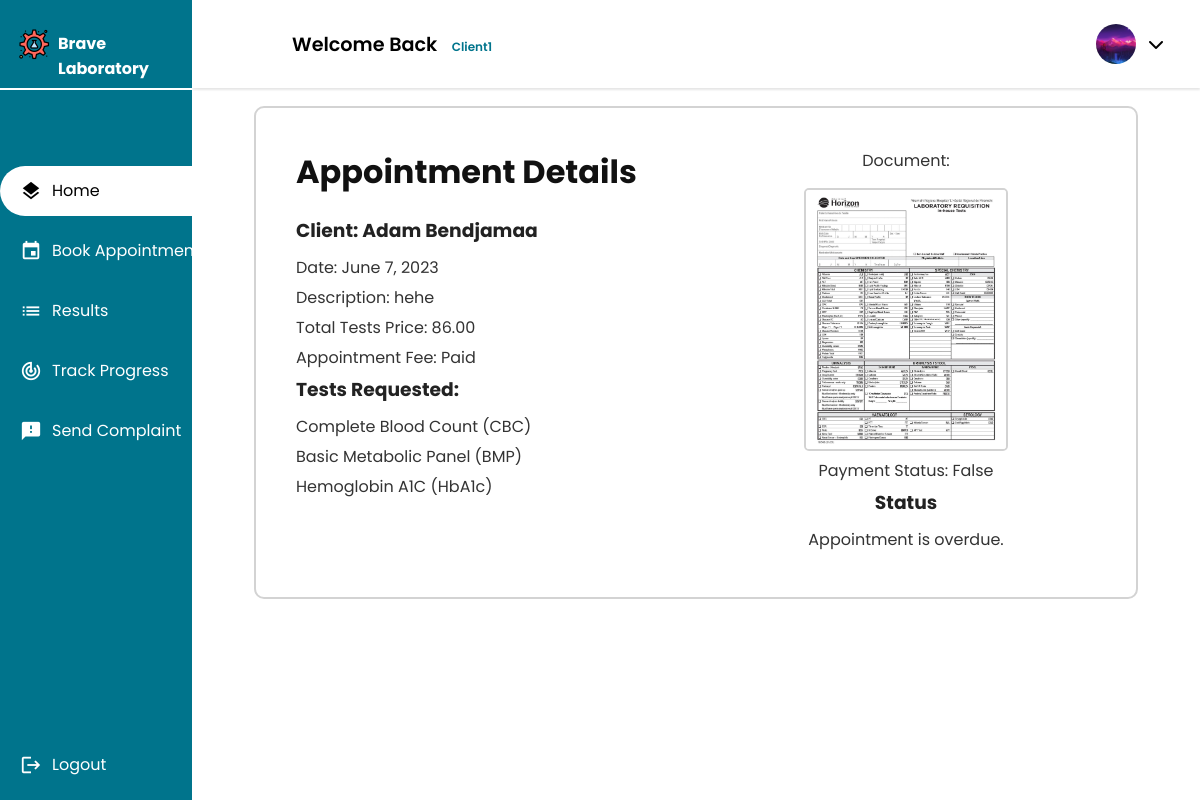
/client/home/appointment/detail/81 (signed in), run on the app's committed database.
### client/models.py (models this page shows, shortened)
class Client(models.Model):
    GENDERS =[
        ('M','Male'),
        ('F','Female')
    ]
    user = models.OneToOneField(User, primary_key = True, on_delete=models.CASCADE)
    phone_number = models.CharField(max_length=10,validators=[phone_regex])
    gender = models.CharField(max_length = 1 ,choices = GENDERS)
    address = models.CharField(max_length=50)
    policy = models.BooleanField(default = False)
    profile_pic = models.ImageField(default="default.png", upload_to="profile_pics")
    date_of_birth = models.DateField(default='2003-03-08')
    tests_made = models.PositiveIntegerField(default=0)
    class Meta():
        db_table = 'auth_client'

### main_home/models.py (models this page shows, shortened)
class Appointment(models.Model):
    UPCOMING = 'Upcoming'
    TOMORROW = 'Tommorow'
    TODAY = 'Today'
    OVERDUE = 'Overdue'
    STATUS_CHOICES = [
        (UPCOMING, 'Upcoming'),
        (TOMORROW, 'Tommorow'),
        (TODAY, 'Today'),
        (OVERDUE, 'Overdue'),
    ]
    client = models.ForeignKey(Client, on_delete=models.CASCADE)
    tests_requested = models.ManyToManyField(TestOffered)
    date = models.DateField(validators=[validate_date_not_past])
    description = models.CharField(max_length=1000,blank=True)
    document = models.ImageField(null=True,blank=True,upload_to='medical_documents')
    total_price = models.DecimalField(max_digits=10, decimal_places=2)
    payment_status = models.BooleanField(default=False)
    arrived = models.BooleanField(default=False)
    cancelled = models.BooleanField(default=False)
    performed = models.BooleanField(default=False)
    class Meta:
        db_table = 'appointment'
    @property
    def status(self):
        today = timezone.now().date()
        if self.date > today:
            return self.UPCOMING
        elif self.date == today:
            return self.TODAY
        elif self.date == today + timezone.timedelta(days=1):
            return self.TOMORROW
        else:
            return self.OVERDUE

class TestOffered(models.Model):
    name = models.CharField(max_length=50,unique=True)
    price = models.DecimalField(max_digits=10, decimal_places=2)
    class Meta:
        db_table = 'test_offered'
        verbose_name_plural = 'Offered Tests'

### client/views.py (the view)
# urls.py: path("home/appointment/detail/<int:appointment_id>",views.appointment_detail,name="client_appointment_detail"),
@login_required
@permission_required('client.view_client', raise_exception=True)
def appointment_detail(request, appointment_id):
    appointment = get_object_or_404(Appointment, id=appointment_id)
    time_difference = appointment.date - timezone.now().date()
    context = {
        'appointment': appointment,
        'time_difference': time_difference.days,
    }
    return render(request,'client/appointment/appointment_detail.html',context)

### client/templates/client/appointment/appointment_detail.html (shortened to what this page needs)
{% extends 'client/client.html' %}
{% load static %}
{% block main %}
  <div class="Container">
    <div class="left-section">
        <h1>Appointment Details</h1>
        <h3>Client: {{ appointment.client.user.first_name }} {{ appointment.client.user.last_name }}</h3>
        <p>Date: {{ appointment.date }}</p>
        <p>Description: {{ appointment.description }}</p>
        <p>Total Tests Price: {{ appointment.total_price }}</p>
        <p>
          Appointment Fee:{% if appointment.payment.payed_appointment_fee %}
            Paid
          {% else %}
            Unpaid
          {% endif %}
        </p>
        <h3>Tests Requested:</h3>
        <ul class="tests">
          {% for test in appointment.tests_requested.all %}
            <li>{{test.name}}</li>
            {% empty %}
            <li>No tests requested.</li>
          {% endfor %}
        </ul>
      </div>
      <div class="right-section">
        {% if appointment.document %}
          <p>Document:</p>
          <a href="{{ appointment.document.url }}" target="_blank"><img src="{{ appointment.document.url }}" width="200" /></a>
        {% else %}
          <p>No document provided.</p>
        {% endif %}
        <p>Payment Status: {{ appointment.payment_status }}</p>
        <h3>Status</h3>
        {% if appointment.cancelled %}
          <p>Appointment has been cancelled.</p>
        {% elif appointment.status == appointment.OVERDUE %}
          <p>Appointment is overdue.</p>
        {% else %}
          <p>Appointment is pending.</p>
        {% endif %}
      </div>
  </div>
{% endblock %}

### main_home/templates/main_home/actors_base.html (shortened to what this page needs)
{% extends 'main_home/base.html' %}
{% load static %}
{% block css %}
        <link rel="stylesheet" href="https://cdnjs.cloudflare.com/ajax/libs/font-awesome/6.4.0/css/all.min.css">
        <link rel="stylesheet" href="{% static 'css/actors.css' %}" />
{% endblock css %}
{% block content %}
    <div class="container">
        <header>
            <div class="wlc">
                <h1>Welcome Back&nbsp;<span class="smaller-text">{{user.username}}</span></h1>
            </div>
            <div class="Left">
                <ul class="DROPS">
                    {% if user.groups.first.name == 'client' %}
                    <li class="profile-header"><a class="profile-pic-container" onclick="showElement()"><img class="profile-pic" alt="profile_pic" src="{{ user.client.profile_pic.url }}"></img><i class="fa-solid fa-chevron-down"></i></a>
                    {% endif %}
                        </li>
                    </ul>
                </div>
        </header>
        <div class="Main">
            {% block main %}{% endblock main %}
        </div>
    </div>
    <div class="nav-header">
        <a class="logo" href="{% url user.groups.first.name %}">
            <img alt='logo' src="{% static 'img/logo.png' %}">
            <span><strong>Brave Laboratory</strong></span>
        </a>
    </div>
    <nav>
        <ul>
            {% block sidebar %}{% endblock sidebar %}
            <li class="end">
                <a href='{% url 'logout' %}'>
                    <span class="material-icons emoji">logout</span>
                    <span class="nav-item">Logout</span>
                </a>
            </li>
        </ul>
    </nav>
{% endblock content %}

### static/css/actors.css (style rules this page uses)
* { font-family: 'Poppins', sans-serif; margin: 0; padding: 0; }
body { background-color: #fff; }
ul { list-style-type: none; }
.container { text-align: center; float: right; width: 100%; height: 90vh; }
header { position: fixed; top: 0; left: 0; right: 0; z-index: 1; width: 84vw; height: 11vh; background-color: rgb(255, 255, 255); display: flex; align-items: center; justify-content: space-between; margin-left: auto; box-shadow: 0px 2px 2px rgba(0, 0, 0, 0.1); }
.Main { display: flex; justify-content: center; margin-top: 11vh; margin-left: 16vw; padding-top: 1.5%; padding-bottom: 1.5%; }
.Container { font-size: 16px; width:100%; height: 100%; margin: 0 20px; border-radius: 20px; background-color: white; padding-left: 20px; padding-right: 20px; }
.wlc { margin-left: 100px; }
.wlc h1 { font-size: 1.2rem; }
.Left { float: right; display: flex; align-items: center; flex-direction: row; justify-content: space-between; gap: 40px; margin-right: 15px; }
.DROPS { display: flex; align-items: center; justify-content: center; flex-direction: row; gap: 50px; }
.DROPS a { width: auto; height: auto; padding: 50px; text-decoration: none; color: black; padding: 1px; }
.DROPS li { padding: 20px; list-style: none; }
.DROPS .profile-header { width: auto; border-radius: 30px; height: 20px; display: flex; justify-content: center; align-items: center; cursor: pointer; }
.nav-header { position: fixed; left: 0; z-index: 1; top: 0; bottom: 89vh; background-color: #00748c ; width: 16vw; height: 11vh; overflow: hidden; box-shadow: 0px 4px 4px rgb(255, 255, 255); }
.nav-header a { position: relative; color: white; padding-left: 18px; width: 15vw; }
nav { position: fixed; left: 0; z-index: 1; top: 11.2vh; bottom: 0; background-color: #00748c; width: 16vw; overflow: hidden; }
.logo { display: flex; transition: all 0.5s ease; margin-top: 3.5vh; padding-right: 0 !important; width: 100%; gap: 8px; }
.logo span { font-size: 1rem; padding-top: 3px; }
.logo img { height: 32px; }
nav a { position: relative; color: white; display: table; padding-left: 20px; padding-right: 30px; width: 15vw; }
nav .material-icons { position: relative; top: 14px; font-size: 22px !important; }
nav ul { margin-top: 40%; }
.nav-item { position: relative; top: 8px; margin-left: 10px; }
nav ul li { transition: 0.4s; width: auto; margin-bottom: 10px; }
.end { position: fixed; bottom: 0; transition: 0.4s; width: auto; margin-bottom: 10px; }
nav ul li::after { content: ''; display: block; position: relative; left: 0; width: 5px; height: 100%; }
.profile-pic { width: 40px; height: 40px; border-radius: 50%; cursor: pointer; object-fit: cover; }
header h1 { font-weight: 600; }
a { text-decoration: none; }
nav a { height: 50px; }
.profile-pic-container { display: flex; justify-content: center; align-items: center; gap: 12px; }
.profile-pic-container i { cursor: pointer !important; }

### main_home/templates/main_home/actors_base.html (style rules this page uses)
.smaller-text { font-size: 12px; margin-left: 10px; color: #00748c; text-transform: capitalize; }

### client/templates/client/appointment/appointment_detail.html (style rules this page uses)
.Container { max-width: 800px; margin: 0 auto; padding: 40px; border: 2px solid lightgray; border-radius: 10px; background-color: #fff; animation: fade-in 1s ease-out; display: flex; justify-content: space-between; }
.Container .left-section { flex-basis: 50%; padding-right: 40px; display: flex; flex-direction: column; align-items: baseline; }
.Container .right-section { flex-basis: 50%; }
.Container h1 { color: #111; text-align: center; margin-bottom: 20px; }
.Container h3 { color: #222; margin-bottom: 10px; }
.Container p { color: #333; margin-bottom: 5px; }
.Container ul { list-style: none; padding-left: 20px; margin-top: 0; }
.Container li { color: #333; margin-bottom: 5px; }
.Container img { max-width: 100%; height: auto; border: 2px solid lightgray; border-radius: 5px; margin-top: 10px; }
.Container .tests { display: flex; flex-direction: column; align-items: baseline; padding: 0; }

### data on the page
Appointment: client.user.first_name "Adam", client.user.last_name "Bendjamaa", date "June 7, 2023", description "hehe", total_price "86.00", document (picture), payment_status "False"
TestOffered: name "Complete Blood Count (CBC)"
TestOffered: name "Basic Metabolic Panel (BMP)"
TestOffered: name "Hemoglobin A1C (HbA1c)"

### other printed values
{{ user.username }} "Client1"
